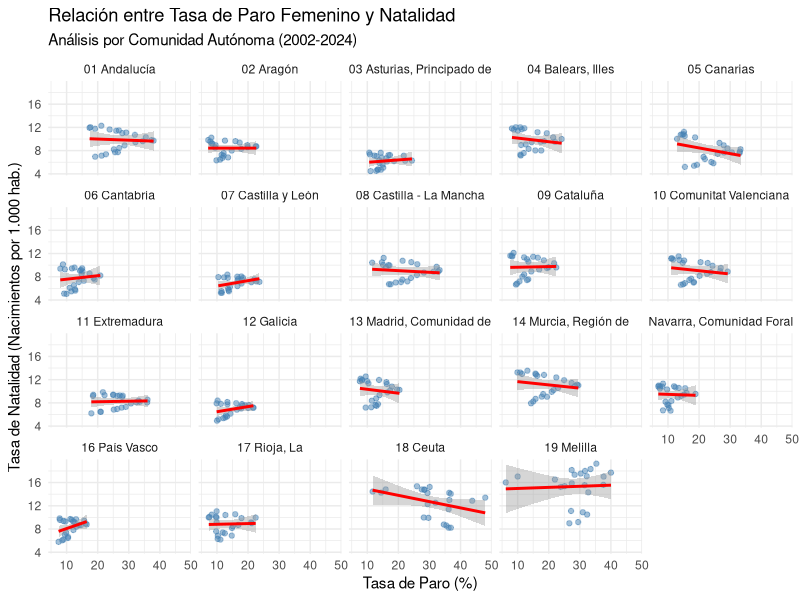
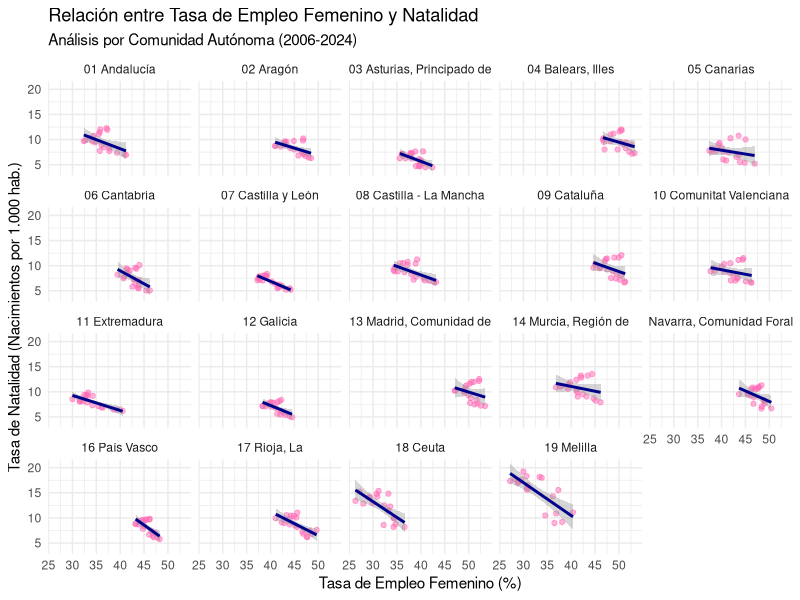
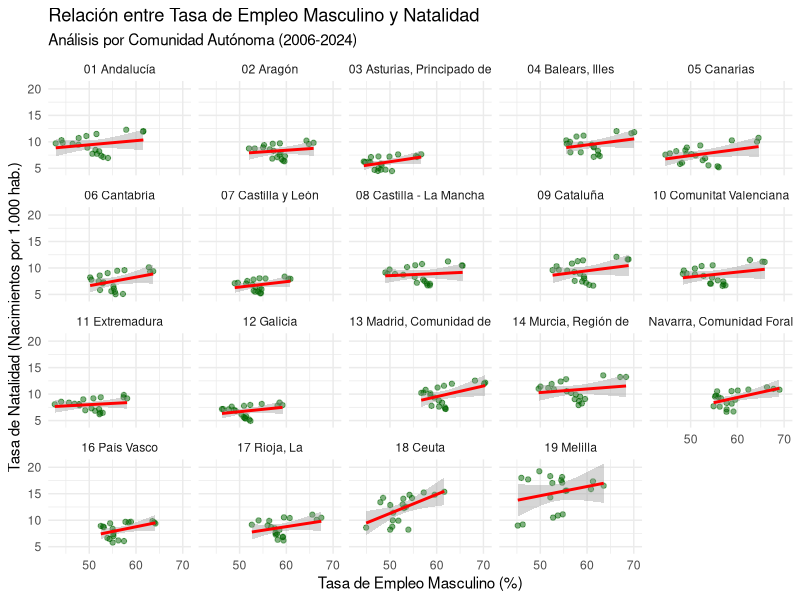
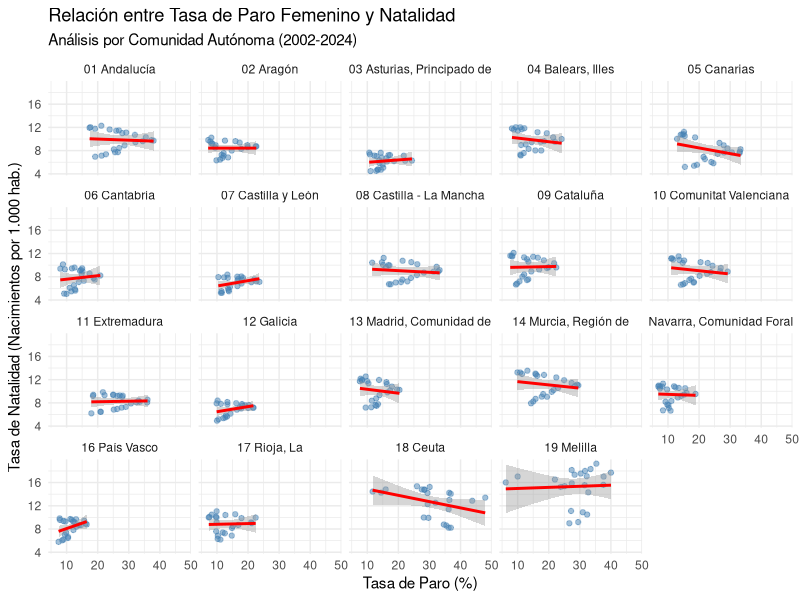
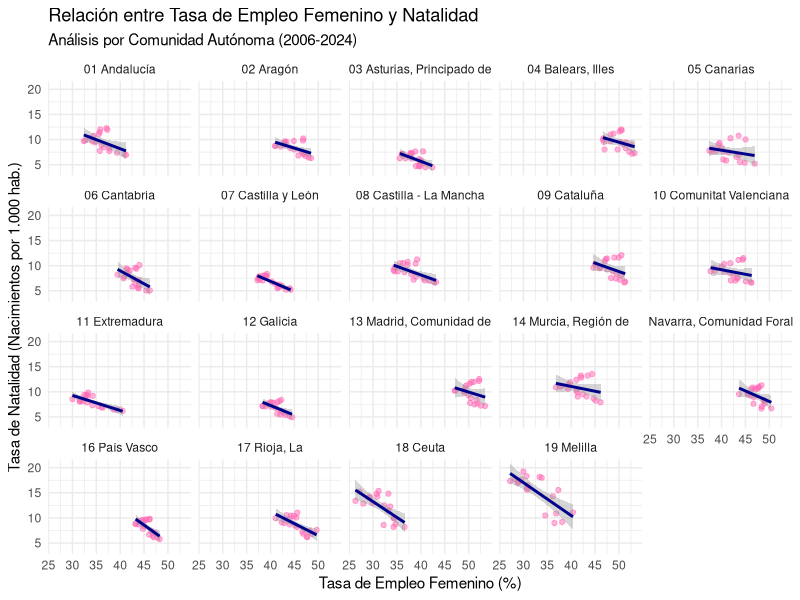
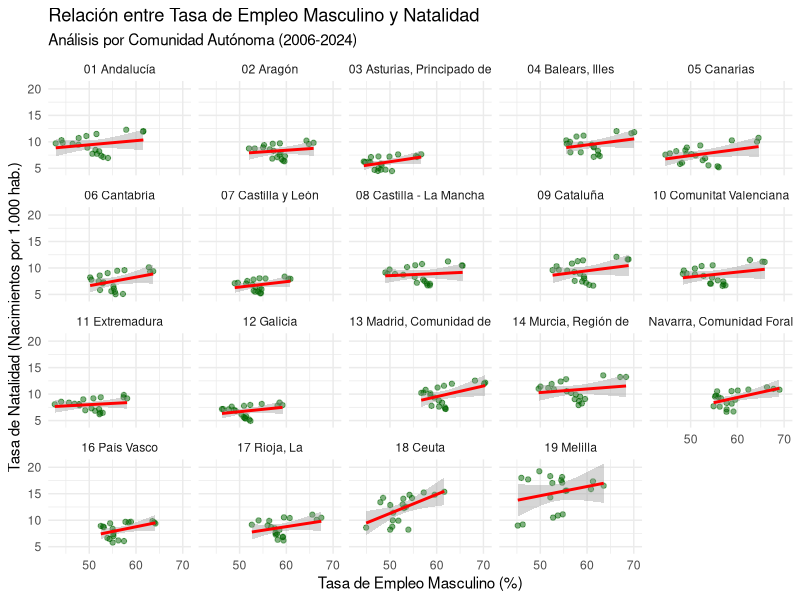

The R source for these figures, in order:
library(tidyverse)

# Crear el directorio de salida si no existe
dir.create("output", showWarnings = FALSE)

# 1. Cargamos los datos del INE
# -----------------------------
paro_raw <- read_csv2("data/tasa_paro.csv")
empleo_raw <- read_csv2("data/tasa_empleo.csv")
natalidad_raw <- read_csv2("data/tasa_natalidad.csv")

# 2. Limpieza Datos Tasa Natalidad
# --------------------------------

natalidad_clean <- natalidad_raw |>
  # Renombramos las columnas
  rename(
    ccaa = "Comunidades y Ciudades Autónomas",
    nacionalidad = "Nacionalidad",
    anio = "Periodo",
    tasa_natalidad = "Total"
  ) |>
  # Filtramos todos los datos
  filter(
    nacionalidad == "Ambas nacionalidades",
    !str_detect(ccaa, "Total Nacional")
  ) |>
  # Aseguramos que  valor y anio sean numeros
  mutate(
    anio = as.numeric(anio),
    tasa_natalidad = as.numeric(str_replace(str_trim(tasa_natalidad), ",", "."))
  ) |>
  # Eliminamos la columna nacionalidad
  select(-nacionalidad)

# 3. Modelo 1: Paro Femenino VS Natalidad
# ---------------------------------------

# Limpiamos la tabla de tasa de paro

# La tasa de paro es trimestral hasta 2025, 
# mientras que la de natalidad es anual hasta 2024.

# Pasamos el periodo de tasa de paro a año y eliminamos el dato de 2025
# Tambien tenemos que filtrar la edad (Total) y el sexo (Mujeres)
paro_clean <- paro_raw |>
  # Renombramos las columnas
  rename(
    sexo = "Sexo",
    ccaa = "Comunidades y Ciudades Autónomas",
    edad = "Edad",
    periodo = "Periodo",
    valor = "Total"
  ) |>
  filter(
    sexo == "Mujeres",
    edad == "Total",
    !str_detect(ccaa, "Total Nacional")
  ) |>
  # Obtener el valor anual:
  # Convertir valor a numero para que no salga NaN
  mutate(
    valor = str_trim(valor), # Quitamos los espacios en blanco
    valor = str_replace(valor, ",", "."), # Cambiamos la coma por el punto
    valor = as.numeric(valor) # Convertimos a numero
  ) |>
  # Extraemos los primeros 4 caracteres del texto
  mutate(anio = as.numeric(substr(periodo, 1,4))) |>
  # Agrupamos por año y comunidad autonoma
  group_by(anio, ccaa) |>
  # Calculamos la media de los 4 trimestres
  summarise(tasa_paro = mean(valor, na.rm = TRUE)) |>
  ungroup()  |>
  # Nos quedamos con los datos que tienen pareja en natalidad
  filter(anio <= 2024)


# Unión de tablas (JOIN)
tabla_maestra_paro <-
  inner_join(paro_clean, natalidad_clean, by = c("anio", "ccaa"))

# Visualización Diagnóstica Drill-Down
# Gráfico de dispersión con línea de regresión
ggplot(tabla_maestra_paro, aes(x = tasa_paro, y = tasa_natalidad)) +
  geom_point(alpha = 0.5, color = "steelblue") + # Los puntos (Los años)
  geom_smooth(method = "lm", color = "red") + # La línea de tendencia
  facet_wrap(~ccaa) + # DRILL-DOWN: Un gráfico por CCAA
  labs(
    title = "Relación entre Tasa de Paro Femenino y Natalidad",
    subtitle = "Análisis por Comunidad Autónoma (2002-2024)",
    x = "Tasa de Paro (%)",
    y = "Tasa de Natalidad (Nacimientos por 1.000 hab.)"
  ) +
  theme_minimal()

ggsave(
  "output/relacion_paro_femenino_y_natalidad.png",
  width = 10,
  height = 6,
  bg = "white"
)

correlacion_modelo1 <-
  cor(
    tabla_maestra_paro$tasa_paro, tabla_maestra_paro$tasa_natalidad,
    use = "complete.obs"
  )

print(
  paste(
    "La correlación de Pearson para el Modelo 1 
    (Tasa Paro y Tasa Natalidad) es:",
    round(correlacion_modelo1, 4)
  )
)

#  Modelo de Regresión Lineal (lm)
modelo1 <- lm(tasa_natalidad ~ tasa_paro, data = tabla_maestra_paro)

#  Ver el resumen del modelo
summary(modelo1)


# 4. Modelo 2: Empleo Femenino VS Natalidad
# ----------------------------------------

# Limpiamos la tabla de tasa de empleo
empleo_mujeres_clean <- empleo_raw |>
  # Renombramos las columnas
  rename(sexo = "Sexo", ccaa = "Comunidades y Ciudades Autónomas",
         edad = "Edad", anio = "Periodo", tasa_empleo = "Total") |>
  # Filtramos por Mujeres y Edad Total
  filter(
    sexo == "Mujeres",
    edad == "Total",
    !str_detect(ccaa, "Total Nacional")
  ) |>
  # Verificamos que los valores sean numéricos
  mutate(
    anio = as.numeric(anio),
    tasa_empleo = as.numeric(str_replace(str_trim(tasa_empleo), ",", "."))
  ) |>
  # Eliminamos las columnas no necesarias
  select(-sexo, -edad)

# JOIN de las tablas
tabla_maestra_mujeres <-
  inner_join(empleo_mujeres_clean, natalidad_clean, by = c("anio", "ccaa"))

# Creación Gráfico y Modelo 2 (mismo procedimiento)
ggplot(tabla_maestra_mujeres, aes(x = tasa_empleo, y = tasa_natalidad)) +
  geom_point(alpha = 0.5, color = "hotpink") + 
  geom_smooth(method = "lm", color = "darkblue") +
  facet_wrap(~ccaa) +
  labs(title = "Relación entre Tasa de Empleo Femenino y Natalidad",
       subtitle = "Análisis por Comunidad Autónoma (2006-2024)",
       x = "Tasa de Empleo Femenino (%)",
       y = "Tasa de Natalidad (Nacimientos por 1.000 hab.)") +
  theme_minimal()

ggsave(
  "output/relacion_empleo_femenino_y_natalidad.png",
  width = 10, height = 6, bg = "white"
)

correlacion_modelo2 <-
  cor(
    tabla_maestra_mujeres$tasa_empleo, tabla_maestra_mujeres$tasa_natalidad,
    use = "complete.obs"
  )

print(
  paste(
    "La correlación de Pearson para el Modelo 2 
    (Tasa Empleo Femenino y Tasa Natalidad) es:",
    round(correlacion_modelo2, 4)
  )
)

#  Modelo de Regresión Lineal (lm)
modelo2 <- lm(tasa_natalidad ~ tasa_empleo, data = tabla_maestra_mujeres)

#  Ver el resumen del modelo
summary(modelo2)


# 5. Modelo 3: Empleo Masculino VS Natalidad
# ----------------------------------------

# Limpiamos la tabla de tasa de empleo
empleo_hombres_clean <- empleo_raw |>
  # Renombramos las columnas
  rename(sexo = "Sexo", ccaa = "Comunidades y Ciudades Autónomas",
         edad = "Edad", anio = "Periodo", tasa_empleo = "Total") |>
  # Filtramos por Hombres y Edad Total
  filter(
    sexo == "Hombres", edad == "Total", !str_detect(ccaa, "Total Nacional")
  ) |>
  # Verificamos que los valores sean numéricos
  mutate(
    anio = as.numeric(anio),
    tasa_empleo = as.numeric(str_replace(str_trim(tasa_empleo), ",", "."))
  ) |>
  # Eliminamos las columnas no necesarias
  select(-sexo, -edad)

# JOIN de las tablas
tabla_maestra_hombres <-
  inner_join(empleo_hombres_clean, natalidad_clean, by = c("anio", "ccaa"))

# Creación Gráfico y Modelo 3 (mismo procedimiento)
ggplot(tabla_maestra_hombres, aes(x = tasa_empleo, y = tasa_natalidad)) +
  geom_point(alpha = 0.5, color = "darkgreen") + 
  geom_smooth(method = "lm", color = "red") +
  facet_wrap(~ccaa) +
  labs(title = "Relación entre Tasa de Empleo Masculino y Natalidad",
       subtitle = "Análisis por Comunidad Autónoma (2006-2024)",
       x = "Tasa de Empleo Masculino (%)",
       y = "Tasa de Natalidad (Nacimientos por 1.000 hab.)") +
  theme_minimal()

ggsave(
  "output/relacion_empleo_masculino_y_natalidad.png",
  width = 10, height = 6, bg = "white"
)

correlacion_modelo3 <-
  cor(
    tabla_maestra_hombres$tasa_empleo, tabla_maestra_hombres$tasa_natalidad,
    use = "complete.obs"
  )
print(
  paste(
    "La correlación de Pearson para el Modelo 3 
    (Tasa Empleo Masculino y Tasa Natalidad) es:",
    round(correlacion_modelo3, 4)
  )
)

#  Modelo de Regresión Lineal (lm)
modelo3 <- lm(tasa_natalidad ~ tasa_empleo, data = tabla_maestra_hombres)

#  Ver el resumen del modelo
summary(modelo3)
